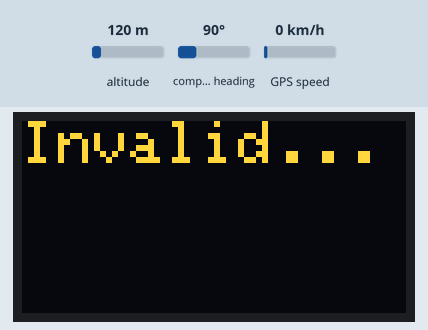
The sketch below on a simulated Arduino Uno, built with avr-gcc and run on an emulated ATmega328P. On the bench: 128×64 one-colour display. The inputs (shaded band) are chosen by the test bench; at power-on: altitude 120 m, compass heading 90°, GPS speed 0 km/h. The OLED is the two-colour kind (top 16 rows yellow); the display library's start-up logo is not drawn; the GPS gets a fix after 3 s at 37.7749, -122.4194 with 8 satellites.

Above: at 0.1 s.
At 3.2 s:
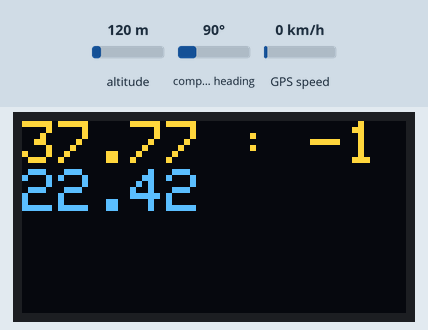

The sketch:

test_gps.ino
```cpp
#include <TinyGPS++.h>
#include <SoftwareSerial.h>
#include <Adafruit_SSD1306.h>

Adafruit_SSD1306 display(128, 64, &Wire, -1);

/*
   This sample sketch demonstrates the normal use of a TinyGPS++ (TinyGPSPlus) object.
   It requires the use of SoftwareSerial, and assumes that you have a
   4800-baud serial GPS device hooked up on pins 4(rx) and 3(tx).
*/

static const int TXPin = 4, RXPin = 3;
//static const uint32_t GPSBaud = 9600;

// The TinyGPS++ object
TinyGPSPlus gps;

// The serial connection to the GPS device
SoftwareSerial ss(RXPin, TXPin);

void setup()
{
    display.begin(SSD1306_SWITCHCAPVCC, 0x3C);
    display.display();

    //Serial.begin(115200);

    ss.begin(9600);
}

void loop()
{
    // This sketch displays information every time a new sentence is correctly encoded.

    while (ss.available() > 0)
        if (gps.encode(ss.read()))
            displayInfo();

    if (millis() > 5000 && gps.charsProcessed() < 10)
    {
        display.println("No GPS detected: check wiring.");

        while(true);
    }
}

void displayInfo()
{
    display.clearDisplay();

    display.setTextColor(WHITE);
    display.setCursor(0, 0);
    display.setTextSize(2);

    if (gps.location.isValid())
    {
        display.print(gps.location.lat());
        display.print(" : ");
        display.println(gps.location.lng());

    }
    else
    {
        display.println("Invalid...");
    }

    //Serial.print(F("  Date/Time: "));

    if (gps.date.isValid())
    {
        //Serial.print(gps.date.month());
        //Serial.print(F("/"));
        //Serial.print(gps.date.day());
        //Serial.print(F("/"));
        //Serial.print(gps.date.year());
    }
    else
    {
        //Serial.print(F("INVALID"));
    }

    //Serial.print(F(" "));

    if (gps.time.isValid())
    {
        //if (gps.time.hour() < 10)
            //Serial.print(F("0"));

        //Serial.print(gps.time.hour());
        //Serial.print(F(":"));

        //if (gps.time.minute() < 10)
        //    Serial.print(F("0"));
        //Serial.print(gps.time.minute());
        //Serial.print(F(":"));

        //if (gps.time.second() < 10)
        //    Serial.print(F("0"));

        //Serial.print(gps.time.second());
        //Serial.print(F("."));

        //if (gps.time.centisecond() < 10)
        //    Serial.print(F("0"));

        //Serial.print(gps.time.centisecond());
    }
    else
    {
        //Serial.print(F("INVALID"));
    }

    //Serial.println();

    display.display();

}
```

Measured:
- what the display in image 0 shows lasts 3.0 s, from 0.1 s to 3.1 s
